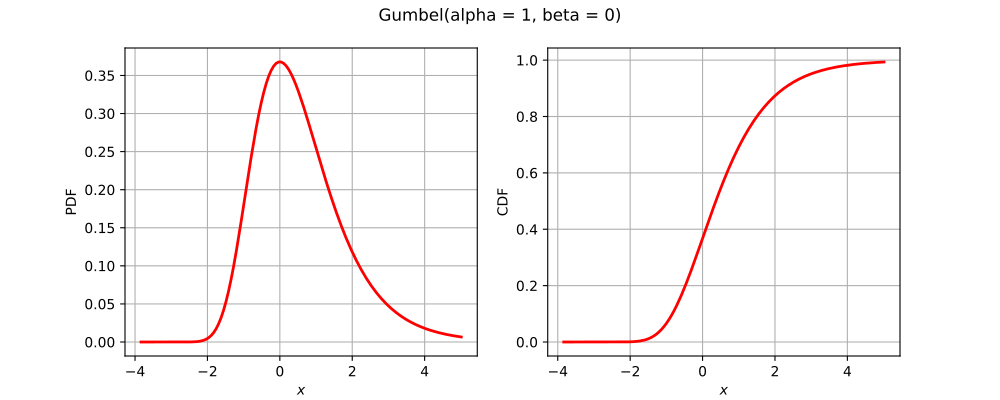

Python code for this plot:
import openturns as ot
from matplotlib import pyplot as plt
from openturns.viewer import View
if ot.Gumbel().__class__.__name__ == 'ComposedDistribution':
    correlation = ot.CorrelationMatrix(2)
    correlation[1, 0] = 0.25
    aCopula = ot.NormalCopula(correlation)
    marginals = [ot.Normal(1.0, 2.0), ot.Normal(2.0, 3.0)]
    distribution = ot.ComposedDistribution(marginals, aCopula)
elif ot.Gumbel().__class__.__name__ == 'CumulativeDistributionNetwork':
    distribution = ot.CumulativeDistributionNetwork([ot.Normal(2),ot.Dirichlet([0.5, 1.0, 1.5])], ot.BipartiteGraph([[0,1], [0,1]]))
elif ot.Gumbel().__class__.__name__ == 'Histogram':
    distribution = ot.Histogram([-1.0, 0.5, 1.0, 2.0], [0.45, 0.4, 0.15])
else:
    distribution = ot.Gumbel()
dimension = distribution.getDimension()
if dimension == 1:
    distribution.setDescription(['$x$'])
    pdf_graph = distribution.drawPDF()
    cdf_graph = distribution.drawCDF()
    fig = plt.figure(figsize=(10, 4))
    plt.suptitle(str(distribution))
    pdf_axis = fig.add_subplot(121)
    cdf_axis = fig.add_subplot(122)
    View(pdf_graph, figure=fig, axes=[pdf_axis], add_legend=False)
    View(cdf_graph, figure=fig, axes=[cdf_axis], add_legend=False)
elif dimension == 2:
    distribution.setDescription(['$x_1$', '$x_2$'])
    pdf_graph = distribution.drawPDF()
    fig = plt.figure(figsize=(10, 5))
    plt.suptitle(str(distribution))
    pdf_axis = fig.add_subplot(111)
    View(pdf_graph, figure=fig, axes=[pdf_axis], add_legend=False)
